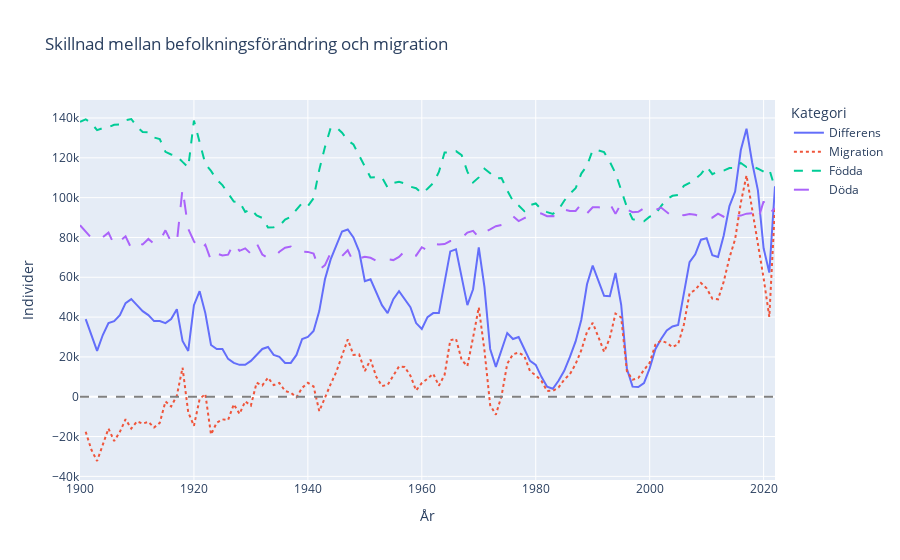

Notebook cell for this chart:
### Code cell
# g)


sweden_mig = sweden_left[["Folkmängd", "Födda", "Döda", "År"]].copy()
sweden_mig["Differens"] = sweden_mig["Folkmängd"].diff()
sweden_mig["Migration"] = sweden_mig["Folkmängd"].diff() - (sweden_mig["Födda"] - sweden_mig["Döda"])

df_melted = sweden_mig.melt(id_vars=["År"], value_vars=["Differens", "Migration", "Födda", "Döda"],
                        var_name="Kategori", value_name="Individer")

df_melted

fig = px.line(
    df_melted,
    x="År",
    y="Individer",
    color="Kategori",
    line_dash="Kategori", 
    title="Skillnad mellan befolkningsförändring och migration",
)

fig.add_hline(y=0, line_color="gray", line_dash="dash")

fig.show()
